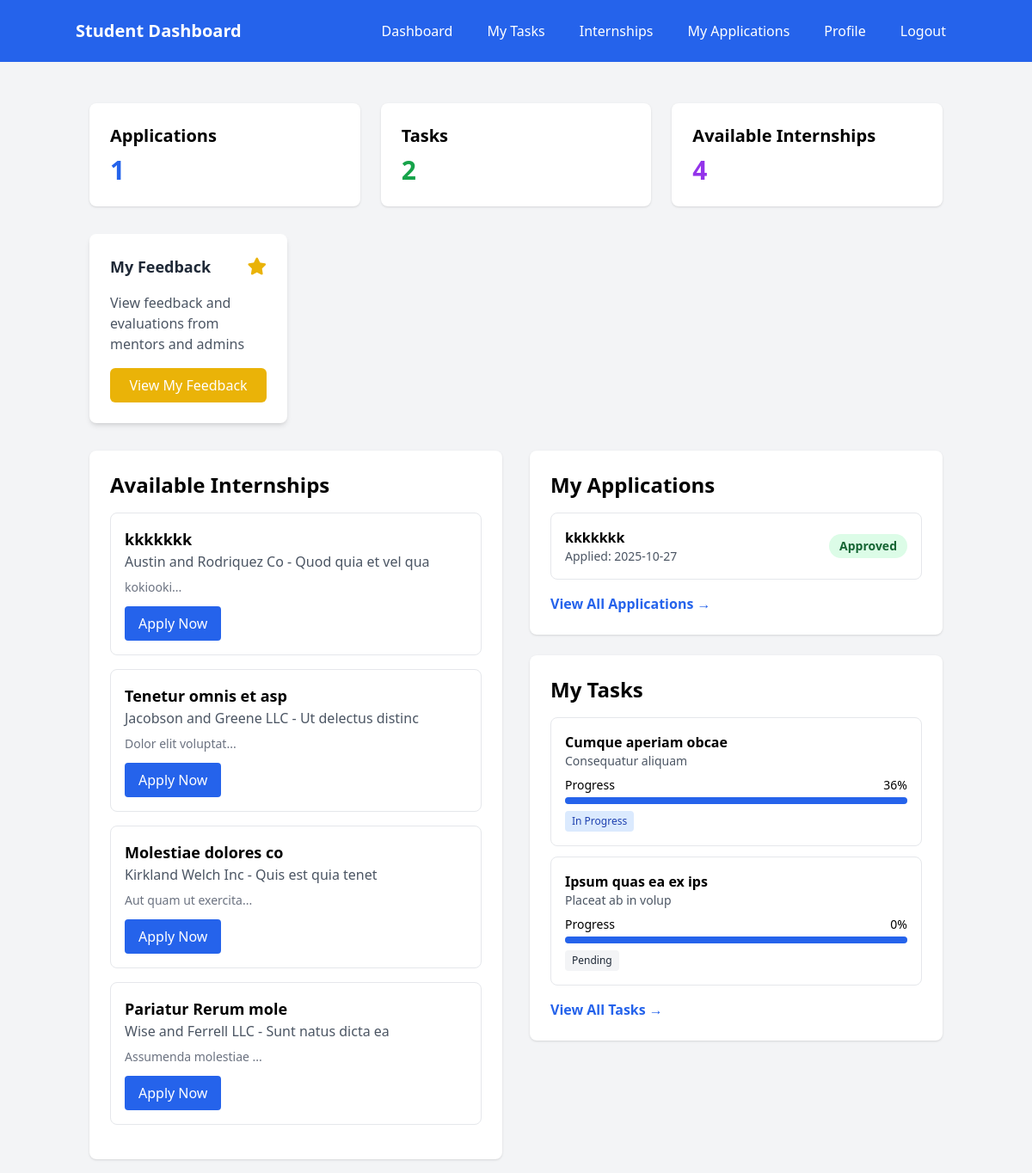
/dashboard (signed in), run on the app's committed database.
### models.py (models this page shows)
class Internship(Base):
    __tablename__ = "internships"
    id = Column(Integer, primary_key=True, index=True)
    title = Column(String(255), nullable=False)
    description = Column(Text)
    company = Column(String(255), nullable=False)
    location = Column(String(255))
    duration = Column(String(100))
    stipend = Column(String(100))
    requirements = Column(Text)
    created_by = Column(Integer, ForeignKey("users.id"))
    created_at = Column(DateTime(timezone=True), server_default=func.now())
    is_active = Column(Boolean, default=True)
    deadline = Column(DateTime(timezone=True))
    creator = relationship("User", back_populates="created_internships")
    applications = relationship("InternshipApplication", back_populates="internship")
    tasks = relationship("Task", back_populates="internship")
    feedback = relationship("Feedback", back_populates="internship")
    mentor_feedbacks = relationship("MentorFeedback", back_populates="internship")
    evaluations = relationship("Evaluation", back_populates="internship")

class InternshipApplication(Base):
    __tablename__ = "internship_applications"
    id = Column(Integer, primary_key=True, index=True)
    student_id = Column(Integer, ForeignKey("users.id"), nullable=False)
    internship_id = Column(Integer, ForeignKey("internships.id"), nullable=False)
    application_date = Column(DateTime(timezone=True), server_default=func.now())
    status = Column(Enum(ApplicationStatus), default=ApplicationStatus.PENDING)
    cover_letter = Column(Text)
    resume_url = Column(String(500))
    student = relationship("User", back_populates="applications")
    internship = relationship("Internship", back_populates="applications")
    mentor_feedbacks = relationship("MentorFeedback", back_populates="application")
    evaluations = relationship("Evaluation", back_populates="application")

class Task(Base):
    __tablename__ = "tasks"
    id = Column(Integer, primary_key=True, index=True)
    title = Column(String(255), nullable=False)
    description = Column(Text)
    internship_id = Column(Integer, ForeignKey("internships.id"), nullable=False)
    student_id = Column(Integer, ForeignKey("users.id"), nullable=False)
    assigned_by = Column(Integer, ForeignKey("users.id"))
    due_date = Column(DateTime(timezone=True))
    status = Column(Enum(TaskStatus), default=TaskStatus.PENDING)
    progress = Column(Integer, default=0)
    created_at = Column(DateTime(timezone=True), server_default=func.now())
    internship = relationship("Internship", back_populates="tasks")
    student = relationship("User", foreign_keys=[student_id], back_populates="assigned_tasks")
    assigner = relationship("User", foreign_keys=[assigned_by], back_populates="assigned_by_tasks")

### app.py (the view)
@app.get("/dashboard", response_class=HTMLResponse)
async def dashboard(request: Request, db: Session = Depends(get_db)):
    try:
        user = await get_current_user_from_cookie(request, db)
        user_role = user.role.value if hasattr(user.role, 'value') else user.role
        print(f"🎯 Dashboard access - User: {user.email}, Role: {user_role}")
        if user_role == "student":
            internships = crud.get_internships(db)
            applications = crud.get_applications_by_student(db, user.id)
            tasks = crud.get_tasks_by_student(db, user.id)
            feedbacks = feedback_crud.get_mentor_feedbacks_by_student(db, user.id)
            evaluations = feedback_crud.get_evaluations_by_student(db, user.id)
            return templates.TemplateResponse("dashboard_student.html", {
                "request": request,
                "user": user,
                "internships": internships,
                "applications": applications,
                "tasks": tasks,
                "feedbacks": feedbacks,
                "evaluations": evaluations
            })
        elif user_role == "admin":
            internships = crud.get_internships(db)
            try:
                stats = crud.get_system_stats(db)
            except Exception as e:
                print(f"⚠️  Could not get system stats: {e}")
                stats = {
                    "total_users": 0,
                    "total_students": 0,
                    "total_admins": 0,
                    "total_mentors": 0,
                    "total_internships": 0,
                    "total_applications": 0,
                    "total_tasks": 0
                }
            return templates.TemplateResponse("dashboard_admin.html", {
                "request": request,
                "user": user,
                "internships": internships,
                "stats": stats
            })
        elif user_role == "mentor":
            internships = crud.get_internships(db)
            mentor_internships = crud.get_internships_by_mentor(db, user.id)
            mentor_applications = crud.get_applications_for_mentor(db, user.id)
            feedbacks = feedback_crud.get_mentor_feedbacks_by_mentor(db, user.id)
            return templates.TemplateResponse("dashboard_mentor.html", {
                "request": request,
                "user": user,
                "internships": internships,
                "mentor_internships": mentor_internships,
                "mentor_applications": mentor_applications,
                "feedbacks": feedbacks
            })
        else:
            print(f"❌ Unknown role: {user_role}")
            return RedirectResponse("/login?error=Unknown user role")
    except Exception as e:
        print(f"💥 Dashboard error: {e}")
        import traceback
        traceback.print_exc()
        return RedirectResponse("/login")

### templates/dashboard_student.html (shortened to what this page needs)
<!DOCTYPE html>
<html>
<head>
    <script src="https://cdn.tailwindcss.com"></script>
    <link href="https://cdnjs.cloudflare.com/ajax/libs/font-awesome/6.0.0/css/all.min.css" rel="stylesheet">
</head>
<body class="bg-gray-100">
    <nav class="bg-blue-600 text-white p-4">
        <div class="container mx-auto flex justify-between items-center">
            <h1 class="text-xl font-bold">Student Dashboard</h1>
            <div class="flex space-x-4">
                <a href="/dashboard" class="hover:bg-blue-700 px-3 py-2 rounded">Dashboard</a>
                <a href="/tasks" class="hover:bg-blue-700 px-3 py-2 rounded">My Tasks</a>
                <a href="/internships" class="hover:bg-blue-700 px-3 py-2 rounded">Internships</a>
                <a href="/my-applications" class="hover:bg-blue-700 px-3 py-2 rounded">My Applications</a>
                <a href="/profile" class="hover:bg-blue-700 px-3 py-2 rounded">Profile</a>
                <a href="/logout" class="hover:bg-blue-700 px-3 py-2 rounded">Logout</a>
            </div>
        </div>
    </nav>
    <div class="container mx-auto mt-8 p-4">
        <div class="grid grid-cols-1 md:grid-cols-3 gap-6 mb-8">
            <div class="bg-white p-6 rounded-lg shadow">
                <h3 class="text-xl font-semibold mb-2">Applications</h3>
                <p class="text-3xl font-bold text-blue-600">{{ applications|length }}</p>
            </div>
            <div class="bg-white p-6 rounded-lg shadow">
                <h3 class="text-xl font-semibold mb-2">Tasks</h3>
                <p class="text-3xl font-bold text-green-600">{{ tasks|length }}</p>
            </div>
            <div class="bg-white p-6 rounded-lg shadow">
                <h3 class="text-xl font-semibold mb-2">Available Internships</h3>
                <p class="text-3xl font-bold text-purple-600">{{ internships|length }}</p>
            </div>
        </div>
<div class="grid grid-cols-1 md:grid-cols-4 gap-6 mb-8">
    <div class="bg-white rounded-lg shadow-md p-6">
        <div class="flex items-center justify-between mb-4">
            <h3 class="text-lg font-semibold text-gray-800">My Feedback</h3>
            <i class="fas fa-star text-yellow-500 text-xl"></i>
        </div>
        <p class="text-gray-600 mb-4">View feedback and evaluations from mentors and admins</p>
        <a href="/student/feedback" class="bg-yellow-500 hover:bg-yellow-600 text-white px-4 py-2 rounded-md transition block text-center">
            View My Feedback
        </a>
    </div>
</div>
        <div class="grid grid-cols-1 lg:grid-cols-2 gap-8">
            <div class="bg-white p-6 rounded-lg shadow">
                <h2 class="text-2xl font-bold mb-4">Available Internships</h2>
                {% if internships %}
                {% for internship in internships %}
                <div class="border border-gray-200 rounded-lg p-4 mb-4">
                    <h3 class="text-lg font-semibold">{{ internship.title }}</h3>
                    <p class="text-gray-600">{{ internship.company }} - {{ internship.location }}</p>
                    <p class="text-sm text-gray-500 mt-2">{{ internship.description[:100] }}...</p>
                    <a href="/internships"
                        class="inline-block mt-3 bg-blue-600 text-white px-4 py-2 rounded hover:bg-blue-700">
                        Apply Now
                    </a>
                </div>
                {% endfor %}
                {% else %}
                <p class="text-gray-500">No internships available at the moment.</p>
                {% endif %}
            </div>
            <div class="space-y-6">
                <div class="bg-white p-6 rounded-lg shadow">
                    <h2 class="text-2xl font-bold mb-4">My Applications</h2>
                    {% if applications %}
                    {% for application in applications %}
                    <div class="border border-gray-200 rounded-lg p-4 mb-3">
                        <div class="flex justify-between items-center">
                            <div>
                                <h4 class="font-semibold">
                                    {% if application.internship %}
                                    {{ application.internship.title }}
                                    {% else %}
                                    Internship #{{ application.internship_id }}
                                    {% endif %}
                                </h4>
                                <p class="text-sm text-gray-600">Applied: {{
                                    application.application_date.strftime('%Y-%m-%d') }}</p>
                            </div>
                            <span class="px-3 py-1 rounded-full text-sm font-semibold
                                    {% if application.status == 'approved' %}bg-green-100 text-green-800
                                    {% elif application.status == 'rejected' %}bg-red-100 text-red-800
                                    {% else %}bg-yellow-100 text-yellow-800{% endif %}">
                                {{ application.status|title }}
                            </span>
                        </div>
                    </div>
                    {% endfor %}
                    {% else %}
                    <p class="text-gray-500">No applications yet.</p>
                    {% endif %}
                    <div class="mt-4">
                        <a href="/my-applications" class="text-blue-600 hover:text-blue-800 font-semibold">
                            View All Applications →
                        </a>
                    </div>
                </div>
                <div class="bg-white p-6 rounded-lg shadow">
                    <h2 class="text-2xl font-bold mb-4">My Tasks</h2>
                    {% if tasks %}
                    {% for task in tasks %}
                    <div class="border border-gray-200 rounded-lg p-4 mb-3">
                        <h4 class="font-semibold">{{ task.title }}</h4>
                        <p class="text-sm text-gray-600">{{ task.description }}</p>
                        <div class="mt-2">
                            <div class="flex justify-between text-sm mb-1">
                                <span>Progress</span>
                                <span>{{ task.progress }}%</span>
                            </div>
                            <div class="w-full bg-gray-200 rounded-full h-2">
                                <div class="bg-blue-600 h-2 rounded-full"
                                    style="width: '{{ task.progress|default(0) }}%';"></div>
                            </div>
                        </div>
                        <span class="inline-block mt-2 px-2 py-1 text-xs rounded
                                {% if task.status == 'completed' %}bg-green-100 text-green-800
                                {% elif task.status == 'in_progress' %}bg-blue-100 text-blue-800
                                {% else %}bg-gray-100 text-gray-800{% endif %}">
                            {{ task.status|replace('_', ' ')|title }}
                        </span>
                    </div>
                    {% endfor %}
                    {% else %}
                    <p class="text-gray-500">No tasks assigned yet.</p>
                    {% endif %}
                    <div class="mt-4">
                        <a href="/tasks" class="text-blue-600 hover:text-blue-800 font-semibold">
                            View All Tasks →
                        </a>
                    </div>
                </div>
            </div>
        </div>
    </div>
</body>
</html>

### data on the page
Internship: title "kkkkkkk", company "Austin and Rodriquez Co", location "Quod quia et vel qua", description "kokiooki"
Internship: title "Tenetur omnis et asp", company "Jacobson and Greene LLC", location "Ut delectus distinc", description "Dolor elit voluptat"
Internship: title "Molestiae dolores co", company "Kirkland Welch Inc", location "Quis est quia tenet", description "Aut quam ut exercita"
Internship: title "Pariatur Rerum mole", company "Wise and Ferrell LLC", location "Sunt natus dicta ea", description "Assumenda molestiae"
InternshipApplication: internship "kkkkkkk", application_date "2025-10-27", status "Approved"
Task: title "Cumque aperiam obcae", description "Consequatur aliquam", progress "36", status "In Progress"
Task: title "Ipsum quas ea ex ips", description "Placeat ab in volup", progress "0", status "Pending"

### other printed values
{{ applications|length }} "1"
{{ tasks|length }} "2"
{{ internships|length }} "4"
